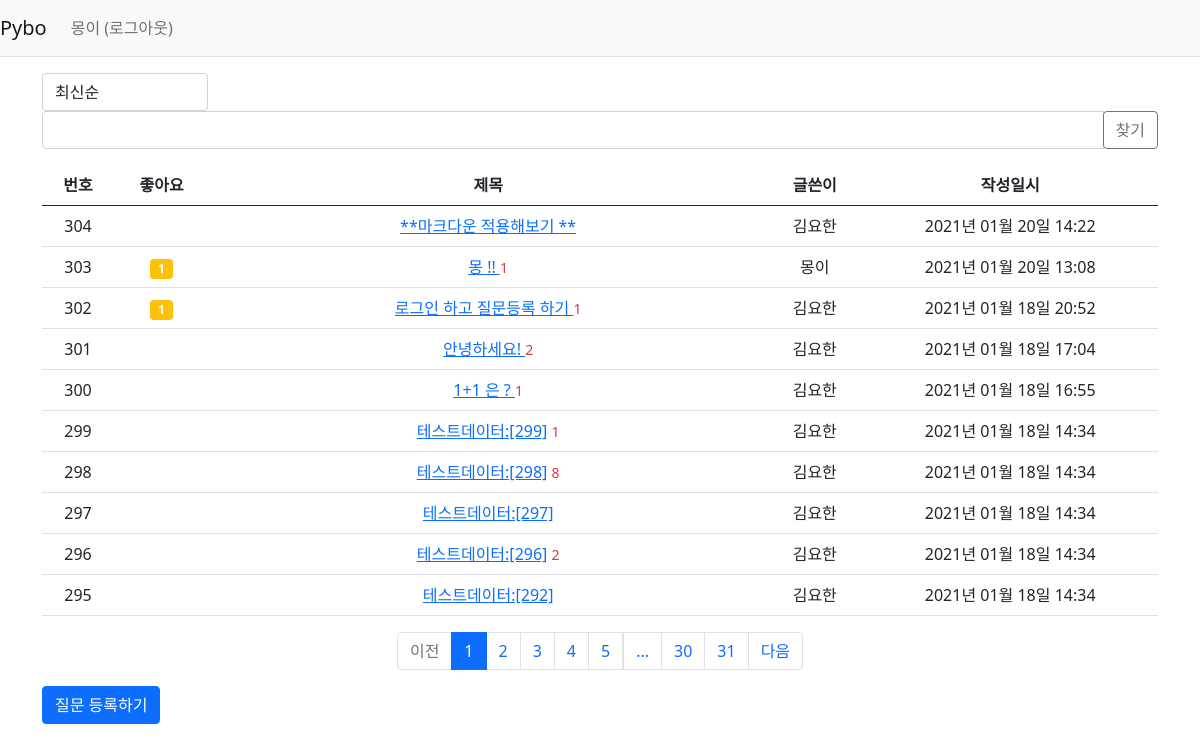
Screenshot of /question/list/ (signed in) with the database file from the repository.
### pybo/models.py (models this page shows)
class User(db.Model):
    id = db.Column(db.Integer, primary_key=True)
    username = db.Column(db.String(150), unique=True, nullable=False)
    password = db.Column(db.String(200), nullable=False)
    email = db.Column(db.String(120), unique=True, nullable=False)

class Question(db.Model):
    id = db.Column(db.Integer, primary_key=True)
    subject = db.Column(db.String(200), nullable=False)
    content = db.Column(db.Text(), nullable=False) # 글자수 제한없음 Text
    create_date = db.Column(db.DateTime(), nullable=False)
    user_id = db.Column(db.Integer, db.ForeignKey(
        'user.id', ondelete='CASCADE'), nullable=False) # server_default='1')
    user = db.relationship('User', backref=db.backref('question_set'))
    modify_date = db.Column(db.DateTime(), nullable=True)
    voter = db.relationship('User', secondary=question_voter, backref=db.backref('question_voter_set'))

### pybo/views/question_views.py (the view, shortened to what this page needs)
@bp.route('/list/')
def _list():
    page = request.args.get('page', type=int, default=1)
    kw = request.args.get('kw', type=str, default='')
    so = request.args.get('so', type=str)
    if so == 'recommend':
        sub_query = db.session.query(
            question_voter.c.question_id, func.count('*').label('num_voter'))\
            .group_by(question_voter.c.question_id).subquery()
        question_list = Question.query \
            .outerjoin(sub_query, Question.id == sub_query.c.question_id)\
            .order_by(sub_query.c.num_voter.desc(), Question.create_date.desc())
    else:
        question_list = Question.query.order_by(Question.create_date.desc())
    question_list = question_list.paginate(page, per_page=10)
    return render_template('questions/question_list.html',
                           question_list=question_list, page=page, kw=kw, so=so)

### pybo/filter.py (called while the page is built)
def format_datetime(value, fmt='%Y년 %m월 %d일 %H:%M'):
    return value.strftime(fmt)

### pybo/views/auth_views.py (called while the page is built)
@bp.before_app_request
def load_logged_in_user():
    user_id = session.get('user_id')
    if user_id is None:
        g.user = None
    else:
        g.user = User.query.get(user_id)

### pybo/templates/questions/question_list.html (shortened to what this page needs)
{% extends 'base.html' %}
{% block content %}
<div class="container my-3">
    <div class="row justify-content-between my-3">
        <div class="col-2">
            <select class="form-control so">
                <option value="recent" {% if so=='recent' %}selected{% endif %}> 최신순</option>
            </select>
        </div>
        <div class="col-4 input-group">
            <input type="text" class="form-control kw" value="{{ kw or ''}}">
            <div class="input-group-append">
                <button class="btn btn-outline-secondary" type="button" id="btn_search"> 찾기 </button>
            </div>
        </div>
    </div>
    <table class="table">
        <thead>
        <tr class="text-center thead-dark">
            <th> 번호 </th>
            <th> 좋아요 </th>
            <th style="width:50%"> 제목 </th>
            <th> 글쓴이 </th>
            <th> 작성일시 </th>
        </tr>
        </thead>
        <tbody>
        {% if question_list %}
        {% for question in question_list.items %}
        <tr  class="text-center">
            <td>{{ question_list.total - ((question_list.page-1) * question_list.per_page) - loop.index0 }}</td>
            <td>
               {% if question.voter|length > 0 %}
                <span class="badge bg-warning px-2 py-1">
                    {{ question.voter|length }}
                </span>
                {% endif %}
            </td>
            <td class="text-left">
                <a href="{{ url_for('question.detail', question_id=question.id)}}">{{ question.subject }}</a>
                {% if question.answer_set|length > 0 %}
                <span class="text-danger small ml-2">{{ question.answer_set|length }}</span>
                {% endif %}
            </td>
            <td> {{ question.user.username }}</td>
            <td>{{ question.create_date|datetime }}</td>
        </tr>
        {% endfor %}
        {% else %}
        <tr>
            <td colspan="3"> 질문이 없습니다. </td>
        </tr>
        {% endif %}
        </tbody>
    </table>
    <ul class="pagination justify-content-center">
        {% if question_list.has_prev %}
        <li class="page-item">
            <a class="page-link" data-page="{{ question_list.prev_num }}" href="#">이전</a>
        </li>
        {% else %}
        <li class="page-item disabled">
            <a class="page-link" tabindex="-1" aria-disabled="true" href="#">이전</a>
        </li>
        {% endif %}
        {% for page_num in question_list.iter_pages() %}
            {% if page_num %}
                {% if page_num != question_list.page %}
                <li class="page-item">
                    <a class="page-link" data-page="{{ page_num }}" href="#"> {{ page_num }}</a>
                </li>
                {% else %}
                <li class="page-item active" aria-current="page">
                    <a class="page-link" href="#">{{ page_num }}</a>
                </li>
                {% endif %}
            {% else %}
                <li class="disabled">
                    <a class="page-link" href="#"> ... </a>
                </li>
            {% endif %}
        {% endfor %}
        {% if question_list.has_next %}
        <li class="page-item">
            <a class="page-link" data-page="{{ question_list.next_num }}" href="#">다음</a>
        </li>
        {% else %}
        <li class="page-item disabled">
            <a class="page-link" tabindex="-1" aria-disabled="true" href="#">다음</a>
        </li>
        {% endif %}
    </ul>
    <a href="{{ url_for('question.create') }}" class="btn btn-primary"> 질문 등록하기 </a>
</div>
{% endblock %}

### pybo/templates/navbar.html (shortened to what this page needs)
<nav class="navbar navbar-expand-lg navbar-light bg-light border-bottom">
    <a class="navbar-brand" href="{{ url_for('main.index') }}"> Pybo</a>
    <div class="collapse navbar-collapse flex-grow-0" id="navbarNav">
        {% if g.user %}
        <ul class="navbar-nav">
            <li class="nav-item">
                <a class="nav-link" href="{{ url_for('auth.logout')}}">{{ g.user.username }} (로그아웃)</a>
            </li>
        </ul>
        {% endif %}
    </div>
</nav>

### rows the page displays
User: user.username "몽이"
Question: total "304", subject "**마크다운 적용해보기 **", user.username "김요한", create_date "2021년 01월 20일 14:22"
Question: total "303", voter|length "1", subject "몽 !!", answer_set|length "1", user.username "몽이", create_date "2021년 01월 20일 13:08"
Question: total "302", voter|length "1", subject "로그인 하고 질문등록 하기", answer_set|length "1", user.username "김요한", create_date "2021년 01월 18일 20:52"
Question: total "301", subject "안녕하세요!", answer_set|length "2", user.username "김요한", create_date "2021년 01월 18일 17:04"
Question: total "300", subject "1+1 은 ?", answer_set|length "1", user.username "김요한", create_date "2021년 01월 18일 16:55"
Question: total "299", subject "테스트데이터:[299]", answer_set|length "1", user.username "김요한", create_date "2021년 01월 18일 14:34"
Question: total "298", subject "테스트데이터:[298]", answer_set|length "8", user.username "김요한", create_date "2021년 01월 18일 14:34"
Question: total "297", subject "테스트데이터:[297]", user.username "김요한", create_date "2021년 01월 18일 14:34"
Question: total "296", subject "테스트데이터:[296]", answer_set|length "2", user.username "김요한", create_date "2021년 01월 18일 14:34"
Question: total "295", subject "테스트데이터:[292]", user.username "김요한", create_date "2021년 01월 18일 14:34"

### other values shown
{{ page_num }} "1"
{{ page_num }} "2" "3" "4" "5" "30" "31"
